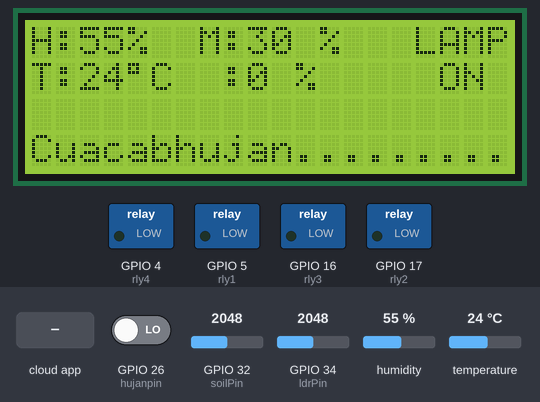
A sketch run on a simulated ESP32. On the bench: 20×4 character LCD, switched loads named in the sketch (green lamp = pin HIGH). The test bench sets the inputs (shaded band); at power-on: GPIO 34 (ldrPin) = 2048, GPIO 26 (hujanpin) LOW, GPIO 32 (soilPin) = 2048, humidity 55 %, temperature 24 °C. WiFi joins after 1.5 s; servers stay silent unless stated; network time is answered at once with the bench clock; the local clock reads 2024-03-15 10:24:30 at power-on unless the sketch sets it; the Firebase database answers and starts empty; what the sketch prints to the serial monitor is not drawn.

Above: at 3.8 s.
3.9 s: GPIO 34 (ldrPin) set to 890
At 6.5 s:
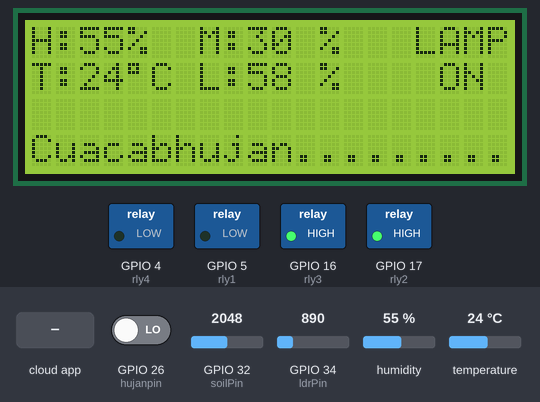
7.3 s: GPIO 34 (ldrPin) set to 806
At 9.1 s:
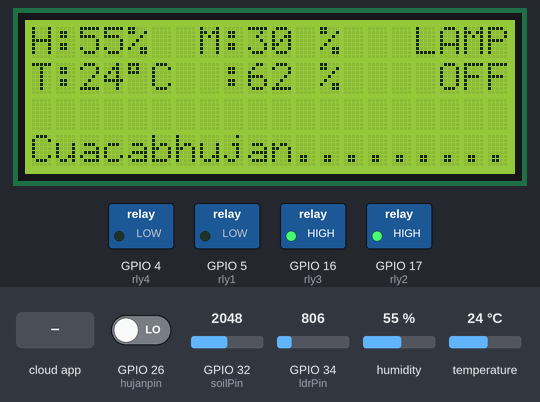
11.7 s: GPIO 26 (hujanpin) driven HIGH
At 15.9 s:
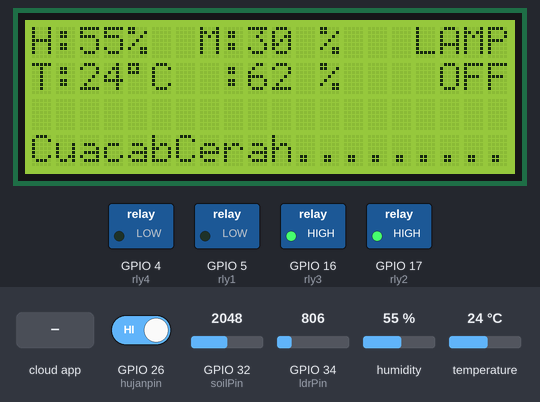
16.1 s: GPIO 34 (ldrPin) set to 1228
At 16.8 s:
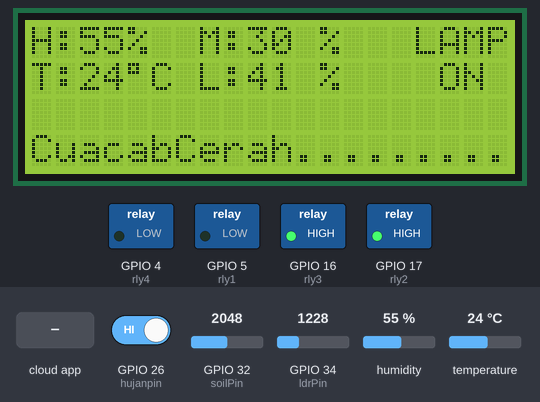
20.5 s: the phone or cloud app sets buttonWater to 1
At 23.3 s:
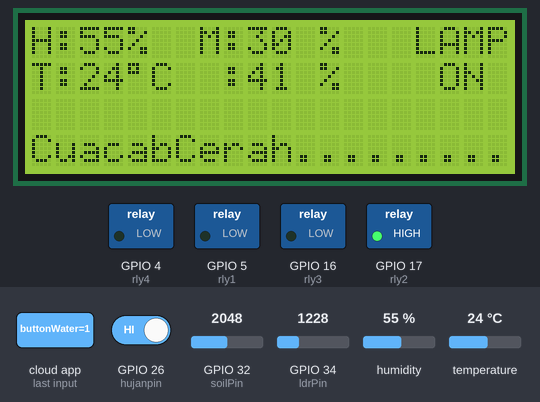
25.8 s: GPIO 32 (soilPin) set to 2866
At 27.6 s:
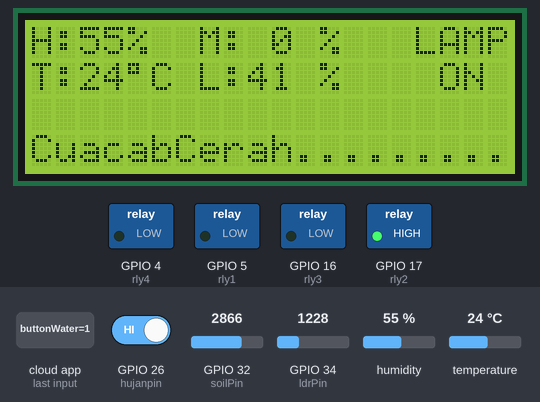
Timing chart, 0 to 29.0 s (numbered marks = the images above; inputs shaded):
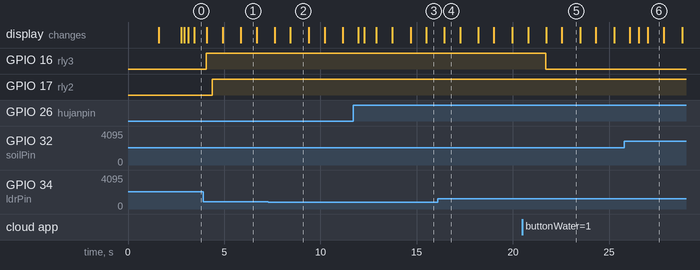

Measured:
- the behaviour switches between 851 and 850 on GPIO 34 (ldrPin) (found by bisection; images 1 and 2)
- after the input at 3.9 s, the display: changes after 0.18 s (image 1)
- after the input at 7.3 s, the display: first changes after 0.34 s (image 2 shows a later state)
- after the input at 11.7 s, the display: first differs from a run without the input after 0.58 s (image 3)
- after the input at 16.1 s, the display: changes after 0.34 s (image 4)
- after the input at 20.5 s, GPIO 16 (rly3): HIGH → LOW after 1.2 s
- after the input at 25.8 s, the display: first differs from a run without the input after 0.74 s (image 6 shows a later state)

The sketch:

ProgramproyekSK.ino
```cpp
#include <WiFi.h>
#include <FirebaseESP32.h>
#include <Wire.h>
#include <LiquidCrystal_I2C.h>
#include <DHT.h>
#include <NTPClient.h>
#include <TimeLib.h>
#include <WiFiUdp.h>
#include <Firebase_ESP_Client.h>

//~~~~~~~~~~~~~~~~~~Wifi dan Fire Base~~~~~~~~~~~~~~~~~~//
#define WIFI_SSID "your ssid name"
#define WIFI_PASSWORD "your password"

#define API_KEY "qqqq8f0r5YQveu0e1uxllh0wl6CQv71JMTlgP3IfX4yV" //change api key firebase
#define DATABASE_URL "https://sansgarden-275d2-default-rtdb.asia-southeast1.firebasedatabase.app/" //change database url
#define FIREBASE_PROJECT_ID "sansgarden-275d2" //change project id
FirebaseData firebaseData;
FirebaseJson cahaya;
FirebaseJson pH;
FirebaseJson suhu;
FirebaseJson kelembabanTanah;
FirebaseJson kelembabanUdara;
FirebaseJson Cuaca;
FirebaseJson tangkiAir;
FirebaseJson content;

FirebaseAuth auth;
FirebaseConfig config;

String Lokasifbdo = "kebun/versi2/";
String documentPath = "datamonitoring";

//~~~~~~~~~~~~~~~~~~ Timestamp dan Deep Sleep ~~~~~~~~~~~~~~~~~~//
 #define uS_TO_S_FACTOR 1000000  /// Conversion factor for micro seconds to seconds //
  #define TIME_TO_SLEEP  10 // disini mau berapa jam //

  // Define NTP Client to get time
     WiFiUDP ntpUDP;
     NTPClient timeClient(ntpUDP);
  // Variables to save date and time
     String formattedTime;
     String timeStamp;

//~~~~~~~~~~~~~~~~~~lcd~~~~~~~~~~~~~~~~~~//
  LiquidCrystal_I2C lcd(0x27, 20, 4);

//~~~~~~~~~~~~~~~~~~Relay~~~~~~~~~~~~~~~~~~//
  const int rly1=5;
  const int rly2=17;
  const int rly3=16;
  const int rly4=4;
//~~~~~~~~~~~~~~~~~~soilmoisture~~~~~~~~~~~~~~~~~~//
  const int soilPin = 32;
  const int AirValue = 2500;  //kondisi kering
  const int WaterValue = 1000;  //kondisi basah
  int soilmoisturepercent = 0;
  int soilpercent = 0;
//~~~~~~~~~~~~~~~~~~LDR sensor~~~~~~~~~~~~~~~~~~//
  const int ldrPin = 34;
  const int gelapValue = 2050;
  const int terangValue = 50;
  int ldrsensorpercent=0;
  int ldrpercent=0;
//~~~~~~~~~~~~~~~~~~DHT 11~~~~~~~~~~~~~~~~~~//
  #define DHTTYPE DHT11
  #define DHTPIN 25 //ESP32 ATAU ARDUINO
  DHT dht(DHTPIN, DHTTYPE);
//~~~~~~~~~~~~~~~~Sensor Hujan~~~~~~~~~~~~~~//
  #define hujanpin 26

//~~~~~~~~~~~~~~~~~~Manual via APP~~~~~~~~~~~~~~~~~~~//
  int buttonPompa;
  int buttonCahaya;
  int buttonPendinginan;
  int outputSoil;
  int outputRaindrop;
  int outputLdr;


//+++++++++++++++++++++++++++++++++  setup  +++++++++++++++++++++++++++++++++//
void setup() {
  // put your setup code here, to run once:
 Serial.begin(115200);
  // initialize the lcd
  lcd.init();
  lcd.backlight();

//=====================Firebase dan WIFI=====================//
  WiFi.begin(WIFI_SSID, WIFI_PASSWORD);
  Serial.print("Menghubungkan Wi-Fi");
  lcd.setCursor(0,3);
  lcd.print("Menghubungkan Wi-Fi");
  while (WiFi.status() != WL_CONNECTED)
  {
    Serial.print(".");
    delay(500);
  }
  Serial.println();
  Serial.print("terhubung dengan IP: ");
  Serial.println(WiFi.localIP());
  Serial.println();
  Firebase.begin(DATABASE_URL, API_KEY);
  Firebase.reconnectWiFi(true);

  //Set database read timeout to 1 minute (max 15 minutes)
  Firebase.setReadTimeout(firebaseData, 1000 * 60);
  //tiny, small, medium, large and unlimited.
  //Size and its write timeout e.g. tiny (1s), small (10s), medium (30s) and large (60s).
  Firebase.setwriteSizeLimit(firebaseData, "tiny");

  Serial.println("------------------------------------");
  Serial.println("Terhubung........... ");
  lcd.setCursor(0,3);
  lcd.print("Terhubung........... ");
  delay(1000);

//=====================Time Stamp=====================//
  // Initialize a NTPClient to get time
  timeClient.begin();
  // Set offset time in seconds to adjust for your timezone, for example:
  // GMT +1 = 3600
  // GMT +8 = 28800
  // GMT -1 = -3600
  // GMT 0 = 0
  timeClient.setTimeOffset(25200);


//=====================dht11=====================//
  dht.begin();


//=====================relay=====================//
  pinMode(rly1, OUTPUT);
  pinMode(rly2, OUTPUT);
  pinMode(rly3, OUTPUT);
  pinMode(rly4, OUTPUT);

//==================== Soil Moisture ====================//
  pinMode(soilPin, INPUT);

//==================== LDR ====================//
  pinMode(ldrPin, INPUT);

//==================== Sensor Hujan ====================//
  pinMode(hujanpin, INPUT);

}


//+++++++++++++++++++++Kelmebaban Tanah+++++++++++++++++++++++//
void kelembaban_Tanah(){
  int soilMoistureValue = analogRead(soilPin);
  Serial.println(soilMoistureValue);
  soilpercent = map(soilMoistureValue, AirValue, WaterValue, 0, 100);
  soilmoisturepercent = soilpercent;

  lcd.setCursor(7,0);
        lcd.print("M:");

  if(soilmoisturepercent >= 100){

    outputSoil = 0; // 0 berarti off

    lcd.setCursor(9,0);
      lcd.print("100 %");
    Serial.print("soil:");
    Serial.print("100 %");

    int sm = 100;
    kelembabanTanah.set("kelembabanTanah", sm);
    Firebase.updateNode(firebaseData,Lokasifbdo,kelembabanTanah);
  }
  else if(soilmoisturepercent >= 80 && soilmoisturepercent < 100){
    outputSoil = 0; // 0 berarti off
    lcd.setCursor(9,0);
      lcd.print(soilmoisturepercent);
    lcd.setCursor(11,0);
      lcd.print(" % ");

    Serial.print("soil:");
    Serial.println(soilmoisturepercent);

    kelembabanTanah.set("kelembabanTanah", soilmoisturepercent);
    Firebase.updateNode(firebaseData,Lokasifbdo,kelembabanTanah);
  }
  else if(soilmoisturepercent <=0){
    outputSoil = 1; // 1 berarti on

    lcd.setCursor(9,0);
      lcd.print(" 0 %  ");
    Serial.print("soil:");
    Serial.println("0 %  ");

    int smt = 0;
    kelembabanTanah.set("kelembabanTanah", smt);
    Firebase.updateNode(firebaseData,Lokasifbdo,kelembabanTanah);
   }
  else if(soilmoisturepercent >0 && soilmoisturepercent < 60){
    outputSoil = 1; // 1 berarti on
    lcd.setCursor(9,0);
      lcd.print(soilmoisturepercent);
    lcd.setCursor(11,0);
      lcd.print(" % ");

    Serial.print("soil:");
    Serial.println(soilmoisturepercent);

    kelembabanTanah.set("kelembabanTanah", soilmoisturepercent);
    Firebase.updateNode(firebaseData,Lokasifbdo,kelembabanTanah);
  }
  else if (soilmoisturepercent >59 && soilmoisturepercent <81){
      lcd.setCursor(9,0);
        lcd.print(soilmoisturepercent);
      lcd.setCursor(11,0);
        lcd.print(" % ");
        Serial.print("soil:");
    Serial.println(soilmoisturepercent);
    kelembabanTanah.set("kelembabanTanah", soilmoisturepercent);
    Firebase.updateNode(firebaseData,Lokasifbdo,kelembabanTanah);
  }
}


//+++++++++++++++++ldr sensor+++++++++++++++++++++//
void ldr_cahaya(){
  int ldrStatus = analogRead(ldrPin);
  //Serial.println(ldrStatus);
  ldrsensorpercent = map(ldrStatus, gelapValue, terangValue, 0, 100);
  ldrpercent = ldrsensorpercent;

   lcd.setCursor(7,1);
        lcd.print("L:");

  if (ldrpercent >= 100) {

    outputLdr = 0;            //0 = lampu mati, terang, paranet tutup
    lcd.setCursor(9, 1);
      lcd.print("100 %");
    lcd.setCursor(17, 1);
      lcd.print("OFF");
      lcd.setCursor(16, 0);
      lcd.print("LAMP");

    Serial.print("int :");
    Serial.println("100 %");
    Serial.println("LAMPU OFF");

    int LD = 100;
    cahaya.set("cahaya", LD);
    Firebase.updateNode(firebaseData,Lokasifbdo,cahaya);
}
  else if ( ldrpercent >=60 && ldrpercent < 100){

    outputLdr = 0;              //0 = lampu mati, terang, paranet tutup
    lcd.setCursor(9,1);
      lcd.print(ldrpercent);
    lcd.setCursor(11,1);
      lcd.print(" % ");
    lcd.setCursor(17, 1);
      lcd.print("OFF");
      lcd.setCursor(16, 0);
      lcd.print("LAMP");

    Serial.print("int :");
    Serial.println(ldrpercent);
    Serial.println("LAMPU OFF");

    cahaya.set("cahaya", ldrpercent);
    Firebase.updateNode(firebaseData,Lokasifbdo,cahaya);
  }
  else if (ldrpercent <= 0){
      outputLdr = 1;             //1 = lampu nyala, gelap, paranet buka
      lcd.setCursor(9,1);
        lcd.print("0 %  ");
      lcd.setCursor(17, 1);
        lcd.print("ON ");
        lcd.setCursor(16, 0);
        lcd.print("LAMP");

      Serial.print("int :");
      Serial.println(" 0 %  ");
      Serial.println("LAMPU ON ");

      int LD2 = 0;
      cahaya.set("cahaya", LD2);
      Firebase.updateNode(firebaseData,Lokasifbdo,cahaya);
  }
  else if (ldrpercent >0 && ldrpercent <40){

      outputLdr = 1;           //1 = lampu nyala, gelap, paranet buka
      lcd.setCursor(9,1);
        lcd.print(ldrpercent);
      lcd.setCursor(11,1);
        lcd.print(" % ");
      lcd.setCursor(17, 1);
        lcd.print("ON ");
        lcd.setCursor(16, 0);
        lcd.print("LAMP");

      Serial.print("int :");
      Serial.println(ldrpercent);
      Serial.println("LAMPU ON ");

      cahaya.set("cahaya", ldrpercent);
      Firebase.updateNode(firebaseData,Lokasifbdo,cahaya);
  }
  else if (ldrpercent >=40 && ldrpercent <60){

      lcd.setCursor(9,1);
        lcd.print(ldrpercent);
      lcd.setCursor(11,1);
        lcd.print(" % ");
      lcd.setCursor(17, 1);
        lcd.print("ON ");
        lcd.setCursor(16, 0);
        lcd.print("LAMP");

      Serial.print("int :");
      Serial.println(ldrpercent);
      Serial.println("LAMPU ON ");

      cahaya.set("cahaya", ldrpercent);
      Firebase.updateNode(firebaseData,Lokasifbdo,cahaya);
      }
}

//+++++++++++++++++++++++DHT 11+++++++++++++++++++//
void suhudankelembabanUdara(){
  float h = dht.readHumidity();
  float t = dht.readTemperature();
  if (isnan(h) || isnan(t) ) {
    lcd.setCursor(6,2);
      lcd.print(F("DHT ERR!"));

    Serial.print(F("Failed to read from"));
    Serial.print(F("DHT ERR!"));
   } else  {
      lcd.setCursor(0,0);
    lcd.print(F("H:"));
  lcd.setCursor(2,0);
    lcd.print(h);
  lcd.setCursor(4,0);
    lcd.write(B00100101);
    lcd.setCursor(5,0);
    lcd.print("  ");
  lcd.setCursor(0,1);
    lcd.print(F("T:"));
  lcd.setCursor(2,1);
    lcd.print(t);
  lcd.setCursor(4,1);
    lcd.write(B11011111);
  lcd.setCursor(5,1);
    lcd.print(F("C  "));

  Serial.print(F("Humi:"));
  Serial.println(h);
  Serial.print(F("Temp:"));
  Serial.println(t);
  suhu.set("suhu", t);
  Firebase.updateNode(firebaseData,Lokasifbdo,suhu);

  kelembabanUdara.set("kelembabanUdara", h);
  Firebase.updateNode(firebaseData,Lokasifbdo,kelembabanUdara);
  }

}

//++++++++++++++++++++Sensor Hujan++++++++++++++++++++++++//
void Sensor_hujan(){
  int cuacaValue = digitalRead(hujanpin);
  if (cuacaValue == 1){
    outputRaindrop = 0;
    String cuaca = "Cerah";
    lcd.setCursor(0,3);
    lcd.print("Cuaca");
    lcd.setCursor(6,3);
    lcd.print(cuaca);

    Cuaca.set("Cuaca", cuaca);
    Firebase.updateNode(firebaseData,Lokasifbdo,Cuaca);
  }else {
    outputRaindrop = 1;
    String cuaca = "hujan";
    lcd.setCursor(0,3);
    lcd.print("Cuaca");
    lcd.setCursor(6,3);
    lcd.print(cuaca);

    Cuaca.set("Cuaca", cuaca);
    Firebase.updateNode(firebaseData,Lokasifbdo,Cuaca);
  }
}

//+++++++++++++++++++++++++Tombol Manual APP+++++++++++++++++++++++++//
 void buttonApp (){
 if (Firebase.RTDB.getInt(&firebaseData, "/kebun/versi2/buttonWater")) {
      if (firebaseData.dataType() == "int") {
        buttonPompa = firebaseData.intData();
        //Serial.println(buttonPompa);
      }
    }
    else if (Firebase.RTDB.getInt(&firebaseData, "/kebun/versi2/buttonCahaya")) {
      if (firebaseData.dataType() == "int") {
        buttonCahaya = firebaseData.intData();
        //Serial.println(buttonCahaya);
      }
    }
    else if (Firebase.RTDB.getInt(&firebaseData, "/kebun/versi2/buttonPendinginan")) {
      if (firebaseData.dataType() == "int") {
        buttonPendinginan = firebaseData.intData();
        //Serial.println(buttonPendinginan);
      }
    }
    else {
      Serial.println(firebaseData.errorReason());
    }
 }


//+++++++++++++++++++++++++++++++Logic Button+++++++++++++++++++//
void Logic_button_water(){
  kelembaban_Tanah();
  Sensor_hujan();
  buttonApp ();

  if(buttonPompa == 2){                               // 0 berarti off atau tidak ada atau cerah
    if(outputRaindrop == 0 && outputSoil == 1 || timeStamp >= "10:00:00" && timeStamp <= "10:00:10"){        // 1 berarti on atau ada atau hujan
      digitalWrite(rly3, LOW);
    }
    else if(outputRaindrop == 0 && outputSoil == 0 || timeStamp >= "10:00:00" && timeStamp <= "10:00:10"){
    digitalWrite(rly3, HIGH);
    }
    else if(outputRaindrop == 1 && outputSoil == 1 && timeStamp >= "10:00:00" && timeStamp <= "10:00:10"){
    digitalWrite(rly3, HIGH);
    }
    else if(outputRaindrop == 1 && outputSoil == 0 && timeStamp >= "10:00:00" && timeStamp <= "10:00:10"){
    digitalWrite(rly3, HIGH);
    }
    else if(outputRaindrop == 1 && outputSoil == 1){
    digitalWrite(rly3, HIGH);
    }
    else if(outputRaindrop == 1 && outputSoil == 0){
    digitalWrite(rly3, HIGH);
    }
  }
  else if (buttonPompa == 0){       //mati
    digitalWrite(rly3, HIGH);
  }
  else if (buttonPompa == 1){       //nyala
    digitalWrite(rly3, LOW);
  }
  else{
    if(outputRaindrop == 0 && outputSoil == 1){        // 1 berarti on atau ada atau hujan
      digitalWrite(rly3, LOW);                        // 0 berarti off atau tidak ada atau cerah
    }
    else if(outputRaindrop == 0 && outputSoil == 0){
    digitalWrite(rly3, HIGH);
    }
    else if(outputRaindrop == 1 && outputSoil == 1){
    digitalWrite(rly3, HIGH);
    }
    else if(outputRaindrop == 1 && outputSoil == 0){
    digitalWrite(rly3, HIGH);
    }
  }
}

void Logic_button_cahaya(){
 ldr_cahaya();
 buttonApp ();

  if(buttonCahaya == 2){
    if(outputLdr == 1){                                 //1 = lampu nyala, gelap, paranet buka
      digitalWrite(rly2, LOW);
    }
    else if(outputLdr == 0){
    digitalWrite(rly2, HIGH);
    }
  }
  else if (buttonCahaya == 0){       //mati
    digitalWrite(rly2, HIGH);
  }
  else if (buttonCahaya == 1){       //nyala
    digitalWrite(rly2, LOW);
  }
  else{
    if(outputLdr == 1){                                 //1 = lampu nyala, gelap, paranet buka
      digitalWrite(rly2, LOW);
    }
    else if(outputLdr == 0){
    digitalWrite(rly2, HIGH);
    }
  }
}


//++++++++++++++++++++++ WAKTU +++++++++++++++++++//
void waktu() {
  while(!timeClient.update()) {
    timeClient.forceUpdate();
  }
  formattedTime = timeClient.getFormattedTime();
  int splitT = formattedTime.indexOf("T");
  timeStamp = formattedTime.substring(splitT+1, formattedTime.length());
  Serial.print("HOUR: ");
  Serial.println(timeStamp);
}

//++++++++++++++++++++++++++++++++Void Loop+++++++++++++++++++++++++++++++//
void loop() {
  buttonApp();
  kelembaban_Tanah();
  ldr_cahaya();
  suhudankelembabanUdara();
  Sensor_hujan();
  Logic_button_water();
  Logic_button_cahaya();
  waktu();


}
```
